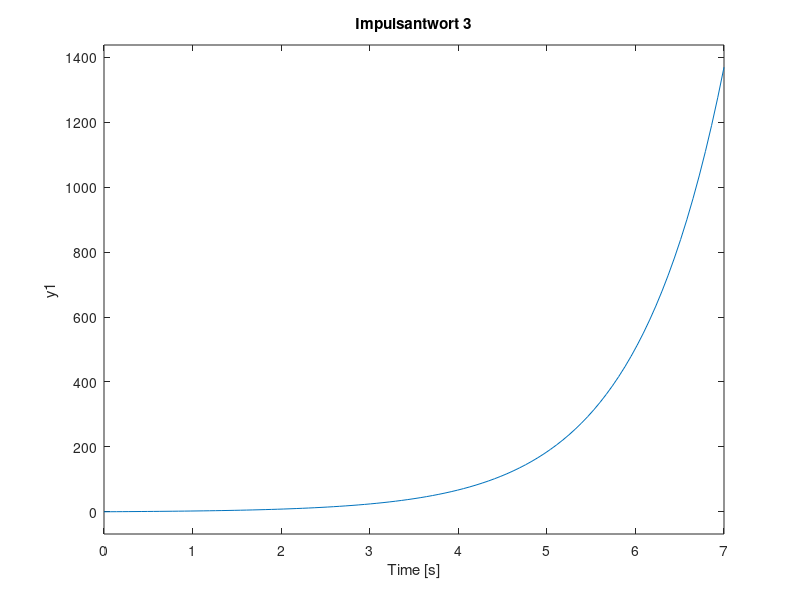
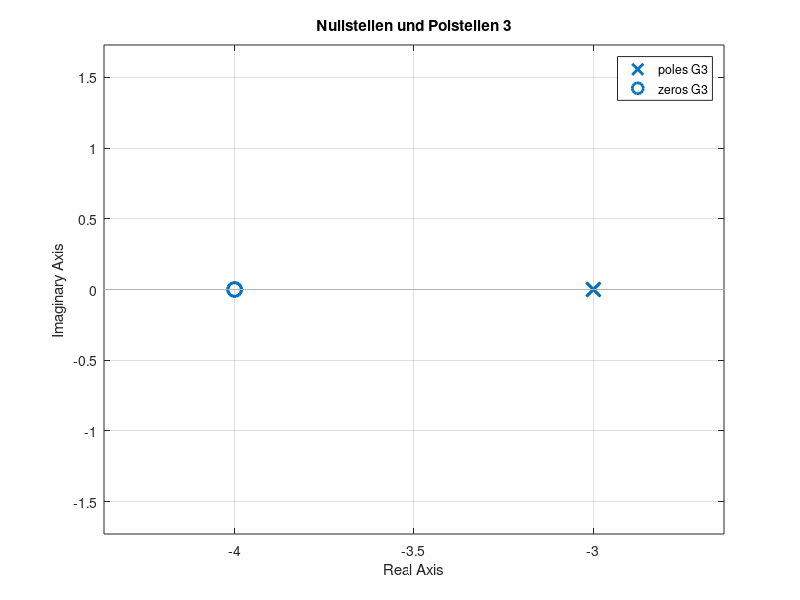

Reproduce these figures in MATLAB, in order.
home
clear
close all

disp('G1(s)')
z = [1 4];
n = [1 3];
G1 = tf(z, n)
figure(1)
step(G1)
grid
title('Impulsantwort 1')
figure(2)
pzmap(G1)
title('Nullstellen und Polstellen 1')
pause

disp('G2(s)')
z = [1 5 4];
n = [1 4 8 0];
G2 = tf(z, n)
figure(1)
step(G2)
grid
title('Impulsantwort 2')
figure(2)
pzmap(G2)
title('Nullstellen Polstellen 2')
pause

disp('G3(s)')
z = [2 3];
n = [1 2 -3];
G3 = tf(z, n)
figure(1)
step(G3)
grid
title('Impulsantwort 3')
figure(2)
pzmap(G3)
title('Nullstellen und Polstellen 3')
pause
